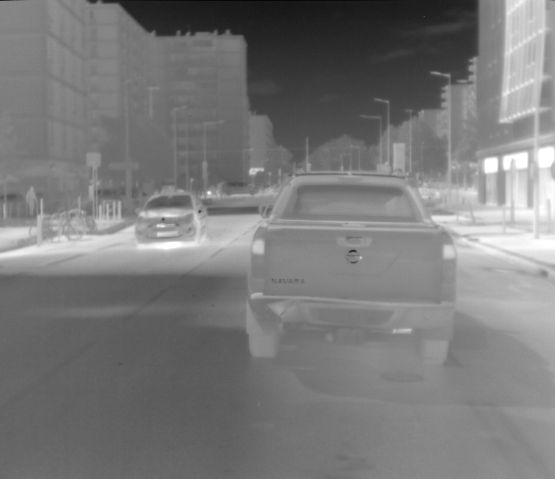
#> input picture FUSION/tools/calibration_selection/IFR_204.tiff, 555 x 479 px
$ python -i gradient_tools.py   (imports and definitions only)
#> lines starting #> are read from the running program, lines starting #| are printed output that depends on the picture
#> further down, picture is the input picture: shape (479, 555, 3); min 5, max 255, mean 121.6
### FUSION/classes/Image.py
import cv2 as cv
import numpy as np
from skimage import io
from matplotlib import pyplot as plt
from matplotlib import cm
from os.path import *
from pathlib import Path
from scipy.ndimage import median_filter
import tifffile


class ImageCustom(np.ndarray):
    """
    A class defining the general basic framework of an image
    An instance is created using a numpy array or a path to an image file
    """
    def __new__(cls, inp, *args, name='new_image'):
        # Input array is a path to an image OR an already formed ndarray instance
        if isinstance(inp, str):
            name = basename(inp)
            inp = io.imread(inp)
            if len(inp.shape) > 2:
                if np.sum(inp[:, :, 0] - inp[:, :, 1]) == 0:
                    inp = inp[:, :, 0]
        if (inp.dtype == np.float64 or inp.dtype == np.float32) and inp.max() <= 1:
            image = np.float64(np.asarray(inp).view(cls))
        elif ((inp.dtype == np.float64 or inp.dtype == np.float32) and inp.max() > 1) or inp.dtype == np.uint8:
            image = np.uint8(np.asarray(inp).view(cls))
        else:
            raise TypeError(f'{inp.dtype} is not a type supported by this constructor')
        image.name = name
        # add the new attributes to the created instance of Image
        if len(image.shape) == 2:
            image.cmap = 'GRAYSCALE'
        elif len(image.shape) == 3:
            if image.shape[-1] == 4:
                image = image[:, :, :3]
            image.cmap = 'RGB'
        # image.origin = inp
        if image.name[-4] == '.':
            image.name = image.name[:-4]
        elif image.name[-5] == '.':
            image.name = image.name[:-5]
        image.pad = np.array([0, 0, 0, 0])
        if len(args) > 0:
            if isinstance(args[0], ImageCustom):
                image.pass_attr(args[0])
                # image.current_value = np.uint8(np.asarray(inp))
            elif isinstance(args[0], dict):
                image.__dict__.update(args[0])
                # image.current_value = np.uint8(np.asarray(inp))
        # Finally, we must return the newly created object:
        # image.lab = image.LAB()
        return image

    # [68 lines left out: functions __str__, gradient_orientation, diff, add, not called in this run]

    def __array_finalize__(self, image):
        # see InfoArray.__array_finalize__ for comments
        if image is None:
            return
        self.cmap = getattr(image, 'cmap', None)
        self.origin = getattr(image, 'origin', None)
        self.name = getattr(image, 'name', None)
        self.pad = getattr(image, 'pad', None)
        # self.current_value = getattr(image, 'current_value', None)

    def pass_attr(self, image):
        self.__dict__ = image.__dict__.copy()

    # [19 lines left out: function show, not called in this run]

    def GRAYSCALE(self, true_value=True):
        if (self.cmap == 'GRAYSCALE' or self.cmap == 'EDGES') and len(self.shape) == 2:
            return self.copy()
        else:
            if self.cmap == 'GRAYSCALE':
                true_value = False
            if true_value:
                if self.cmap == 'RGB':
                    i = ImageCustom(cv.cvtColor(self.copy(), cv.COLOR_RGB2GRAY), self)
                    i.cmap = 'GRAYSCALE'
                    return i
                elif self.cmap == 'BGR':
                    i = ImageCustom(cv.cvtColor(self.copy(), cv.COLOR_BGR2GRAY), self)
                    i.cmap = 'GRAYSCALE'
                    return i
                else:
                    return self.RGB().GRAYSCALE()
            else:
                i = np.mean(self.copy(), -1)
                i = ImageCustom(i, self)
                i.cmap = 'GRAYSCALE'
                return i

    # [274 lines left out: functions HSV, HLS, YCrCb, BGR, RGB, LAB and 9 more, not called in this run]

### FUSION/tools/gradient_tools.py
"""
different ways to compute norm of the gradient of an image
prewitt, sobel, grad, roberts
"""

import numpy as np
# import textures as textures
from matplotlib import pyplot as plt
from skimage.filters import edges
from ..classes.Image import ImageCustom
import cv2 as cv
from scipy.ndimage import prewitt, median_filter
import time
from FUSION.tools.manipulation_tools import *
import pywt
import pywt.data


# [183 lines left out: functions edges_extraction, Wavelet_pyr, Harr_pyr, edge_correlation, not called in this run]


def grad(image):
    if len(image.shape) == 3:
        image = ImageCustom(image).GRAYSCALE()
    Ix = cv.Sobel(image, cv.CV_64F, 1, 0, borderType=cv.BORDER_REFLECT_101)
    Iy = cv.Sobel(image, cv.CV_64F, 0, 1, borderType=cv.BORDER_REFLECT_101)
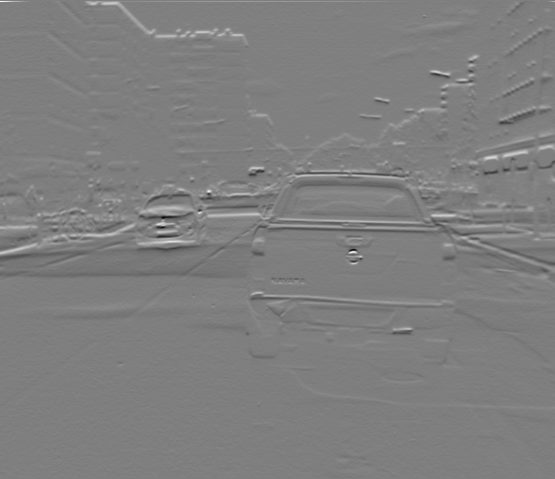
#> Iy: shape (479, 555) float64; min -393, max 396, mean 0.9; drawn with min black and max white
    grad = np.sqrt(Ix ** 2 + Iy ** 2)
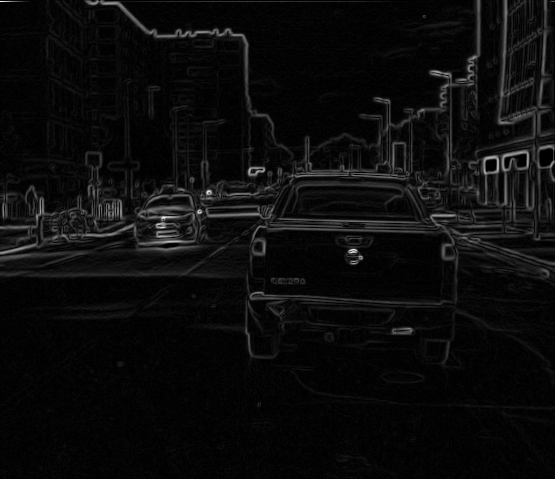
#> grad: shape (479, 555) float64; min 0, max 396, mean 18.7; drawn with min black and max white
    grad[grad < grad.mean()] = 0
    grad[grad > grad.mean()*5] = grad.mean()*5
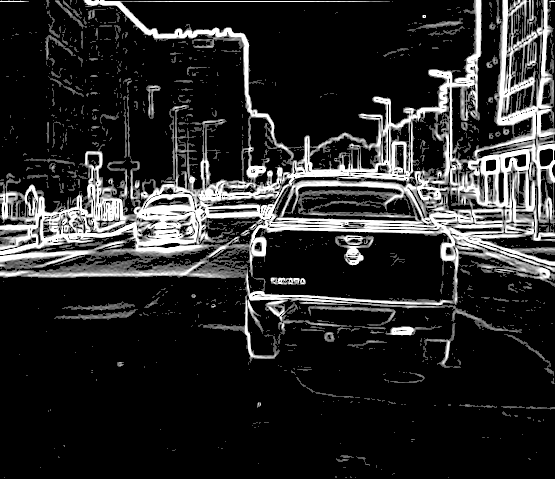
#> grad: shape (479, 555) float64; min 0, max 66.36, mean 10.6; drawn with min black and max white
    orient = cv.phase(Ix, Iy, angleInDegrees=True)
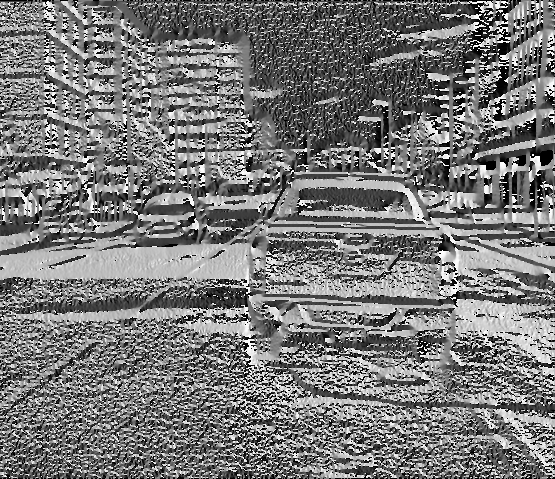
#> orient: shape (479, 555) float64; min 0, max 359.7, mean 170.1; drawn with min black and max white

    v = cv.normalize(grad, None, 0, 255, cv.NORM_MINMAX)
    s = np.ones_like(grad) * 255
    h = cv.normalize(abs(abs(orient - 180) - 90), None, 0, 255, cv.NORM_MINMAX)
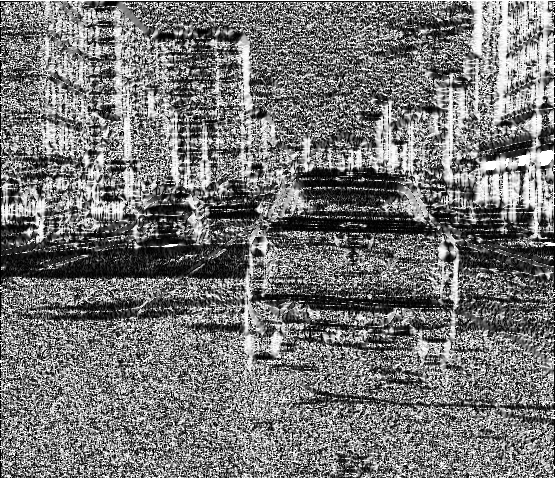
#> h: shape (479, 555) float64; min 0, max 255, mean 117.8
    output = np.uint8(np.stack([h, s, v], axis=-1))
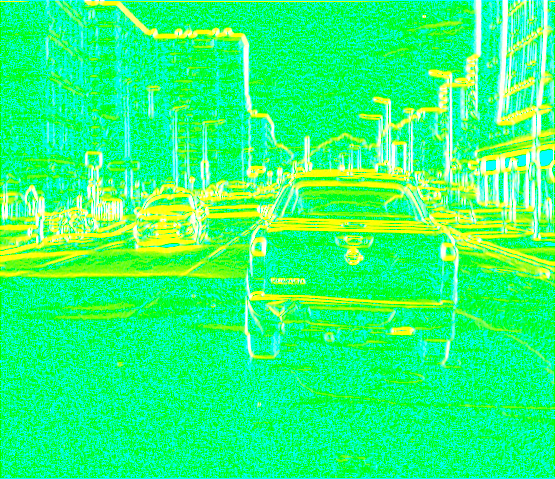
#> output: shape (479, 555, 3); mean of channels 0, 1, 2 117.4, 255, 40.8; drawn as B, G, R
    output = cv.cvtColor(output, cv.COLOR_HSV2BGR)
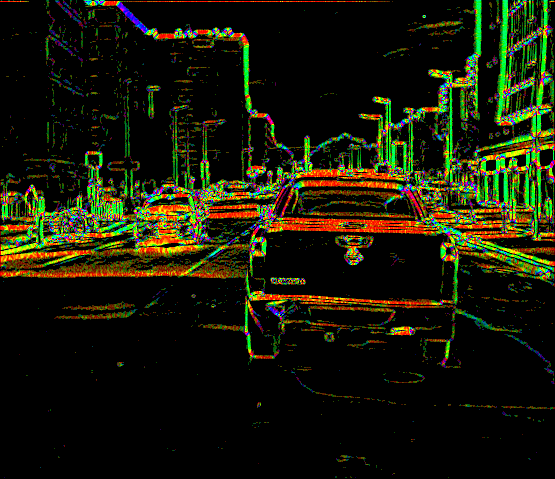
#> output: shape (479, 555, 3); mean B, G, R 8.1, 25.7, 24.8
    return ImageCustom(output)


# [29 lines left out: functions create_gaborfilter, apply_filter, not called in this run]

>>> import cv2
>>> picture = cv2.imread('calibration_selection/IFR_204.tiff')
>>> result = grad(picture)

$ run again, on FUSION/tools/calibration_selection/IFR_230.tiff
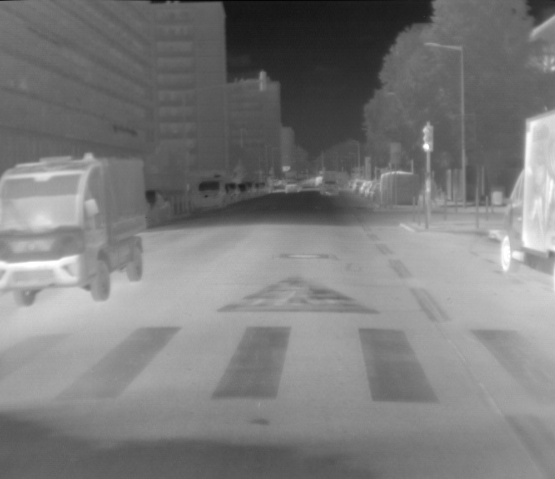
#> input picture FUSION/tools/calibration_selection/IFR_230.tiff, 555 x 479 px
#> picture is the input picture: shape (479, 555, 3); min 5, max 255, mean 124
#> in grad, `grad[grad > grad.mean()*5] = grad.mean()*5`:
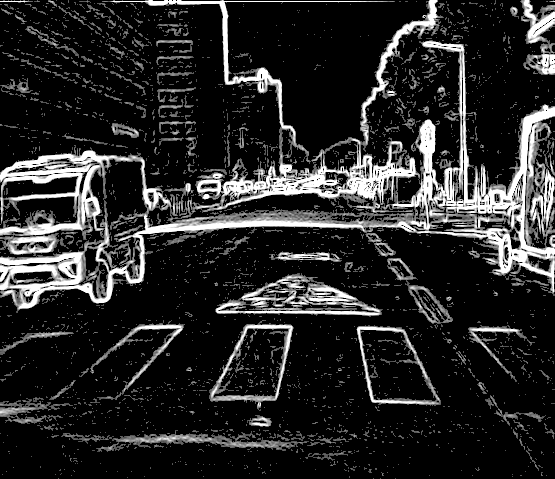
#> grad: shape (479, 555) float64; min 0, max 57.31, mean 9.2; drawn with min black and max white
#> in grad, `output = cv.cvtColor(output, cv.COLOR_HSV2BGR)`:
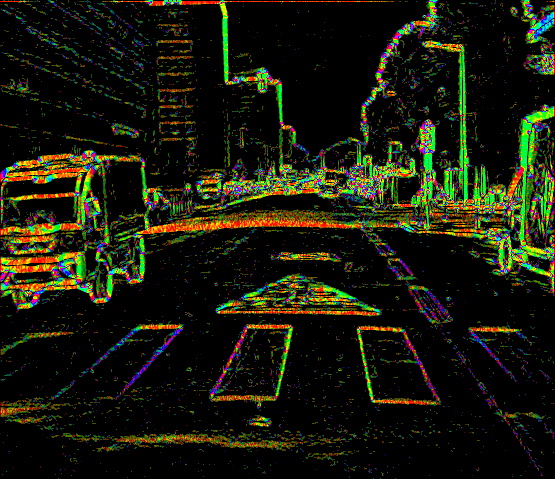
#> output: shape (479, 555, 3); mean B, G, R 9.6, 25.7, 24

$ run again, on FUSION/tools/calibration_selection/IFR_32.tiff
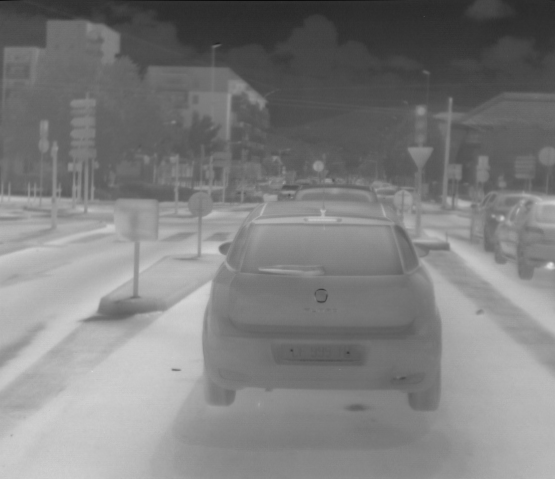
#> input picture FUSION/tools/calibration_selection/IFR_32.tiff, 555 x 479 px
#> picture is the input picture: shape (479, 555, 3); min 10, max 223, mean 126.5
#> in grad, `grad[grad > grad.mean()*5] = grad.mean()*5`:
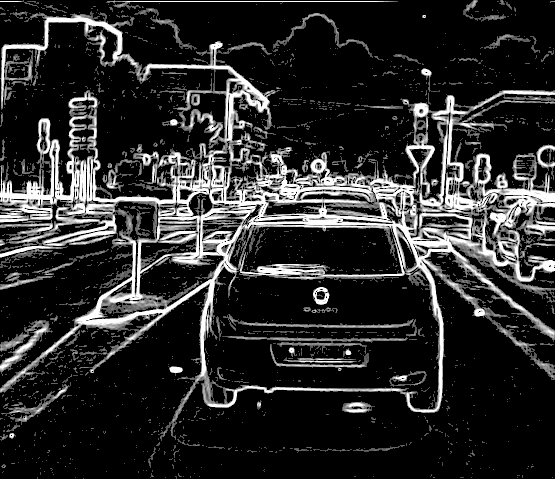
#> grad: shape (479, 555) float64; min 0, max 55.15, mean 9.4; drawn with min black and max white
#> in grad, `output = cv.cvtColor(output, cv.COLOR_HSV2BGR)`:
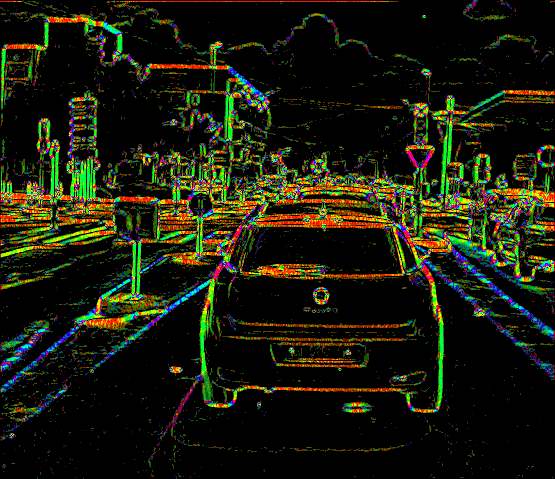
#> output: shape (479, 555, 3); mean B, G, R 10.8, 27, 25.3

$ run again, on FUSION/tools/calibration_selection/IFR_441.tiff
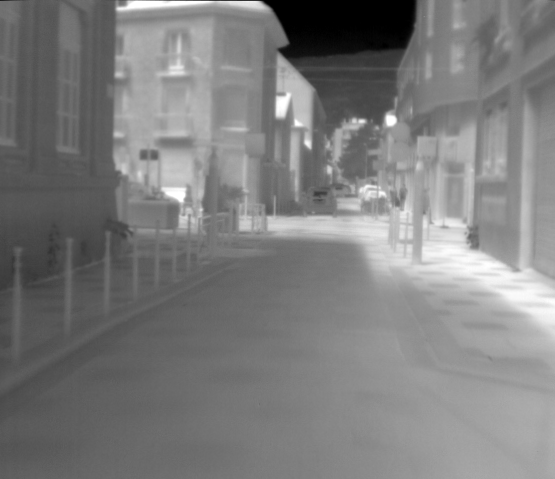
#> input picture FUSION/tools/calibration_selection/IFR_441.tiff, 555 x 479 px
#> picture is the input picture: shape (479, 555, 3); min 0, max 255, mean 125.2
#> in grad, `output = cv.cvtColor(output, cv.COLOR_HSV2BGR)`:
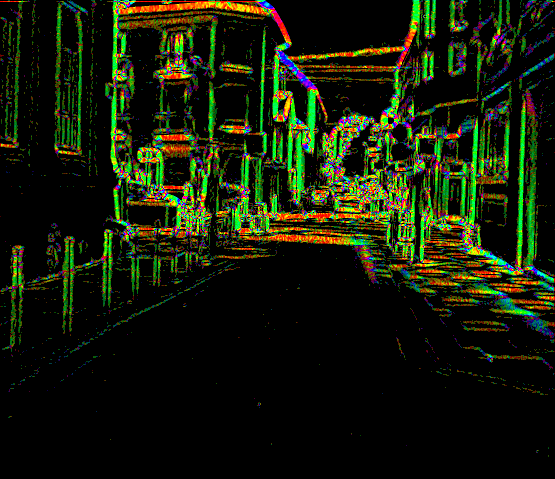
#> output: shape (479, 555, 3); mean B, G, R 9.2, 28.1, 21.7
